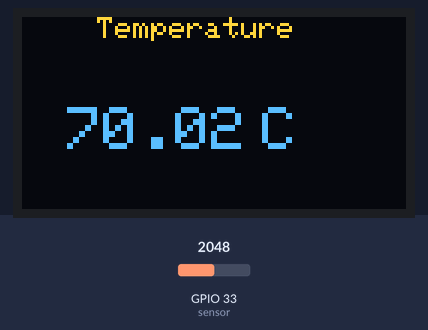
This sketch was run on a simulated ESP32. Parts: 128×64 one-colour display. The inputs (shaded band) are chosen by the test bench; at power-on: GPIO 33 (sensor) = 2048. The OLED is the two-colour kind (top 16 rows yellow); what the sketch prints to the serial monitor is not drawn.

Above: at 0.87 s.
1.3 s: GPIO 33 (sensor) set to 2866
At 2.11 s:
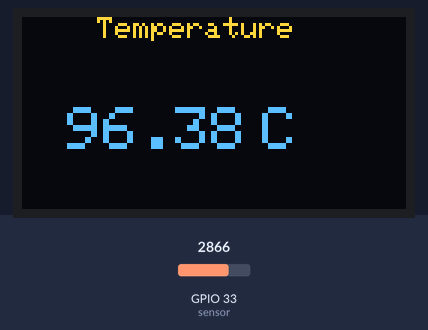
4.3 s: GPIO 33 (sensor) set to 3603
At 4.77 s:
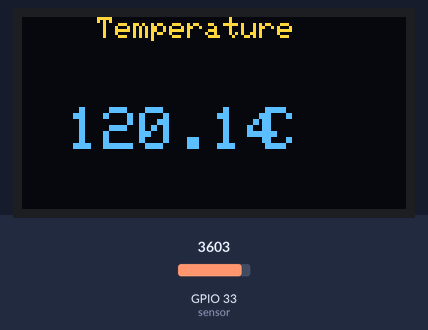
6.0 s: GPIO 33 (sensor) set to 4095
At 6.36 s:
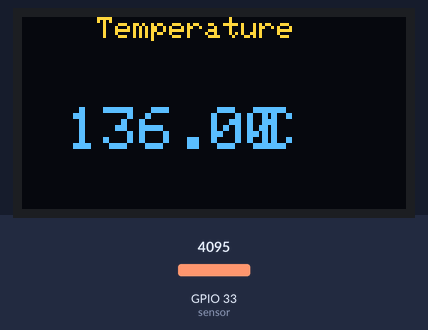
Timing chart, 0 to 9.0 s (numbered marks = the images above; inputs shaded):
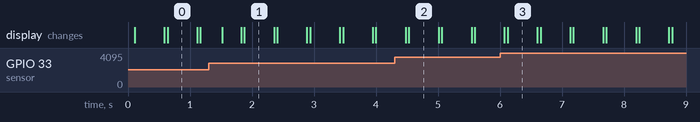

Measured:
- after the input at 1.3 s, the display: changes after 0.22 s (image 1)
- after the input at 4.3 s, the display: first differs from a run without the input after 0.23 s (image 2)
- after the input at 6.0 s, the display: first differs from a run without the input after 0.12 s (image 3)
- what the display in image 0 shows lasts 0.5 s, from 0.6 s to 1.1 s

The sketch:

Thermistor.ino
```cpp
#include <Wire.h>
#include <Adafruit_GFX.h>
#include <Adafruit_SSD1306.h>

#define SCREEN_WIDTH 128 // OLED display width, in pixels
#define SCREEN_HEIGHT 64 // OLED display height, in pixels

#define OLED_RESET     -1 // Reset pin # (or -1 if sharing Arduino reset pin)
#define SCREEN_ADDRESS 0x3C ///< See datasheet for Address; 0x3D for 128x64, 0x3C for 128x32
Adafruit_SSD1306 display(SCREEN_WIDTH, SCREEN_HEIGHT, &Wire, OLED_RESET);

#define sensor 33
double voltage = 0, temperature = 0;

void setup() {
  pinMode(sensor,INPUT);
  Serial.begin(115200);
  Serial.println("Connection started");

  if(!display.begin(SSD1306_SWITCHCAPVCC, SCREEN_ADDRESS)) {
    Serial.println(F("SSD1306 allocation failed"));
  }
}

void loop() {
  voltage = (analogRead(sensor) * 3.3 / 4095) + 0.1; // This + 0.1 is an adc correction
  temperature = voltage * 80 / 2;

  display.clearDisplay();
  display.setTextSize(1);
  display.setTextColor(SSD1306_WHITE);
  display.setCursor(25, 0);
  display.println("Temperature");
  display.display();

  display.setTextSize(2);
  display.setCursor(15, 30);
  display.println(temperature);
  display.display();

  display.setCursor(80, 30);
  display.println("C");
  display.display();
  delay(100);
}
```
